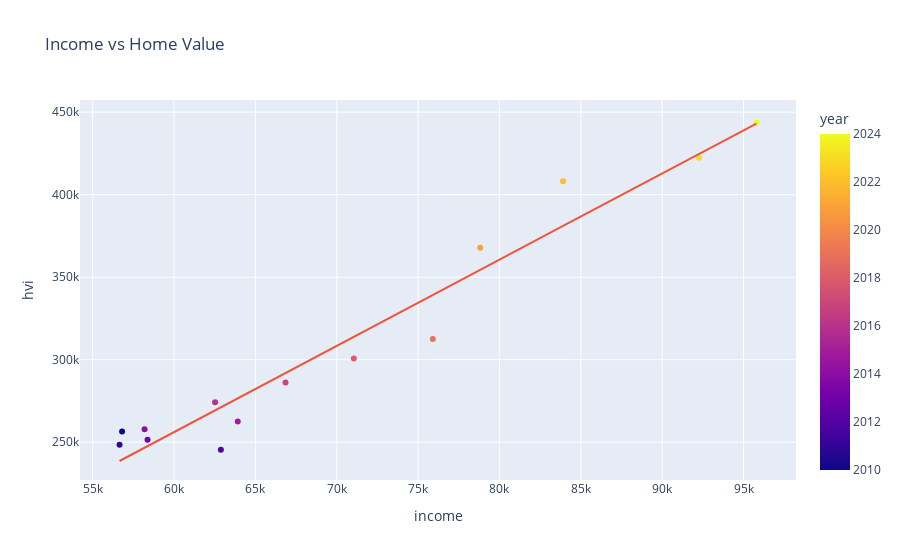

Notebook source saved alongside this figure:
### Code cell
fig_scatter.show()

### Figure 1 — Plotly figure (JSON) as saved in the notebook; plotly's stock layout.template omitted (floating-point values rounded to 4 significant figures)
{"data": [{"hovertemplate": "income=%{x}<br>hvi=%{y}<br>year=%{marker.color}<extra></extra>", "legendgroup": "", "marker": {"color": [2010, 2011, 2012, 2013, 2014, 2015, 2016, 2017, 2018, 2019, 2021, 2022, 2023, 2024], "coloraxis": "coloraxis", "symbol": "circle"}, "mode": "markers", "name": "", "orientation": "v", "showlegend": false, "type": "scatter", "x": [56810.0, 56650.0, 62880.0, 58380.0, 58190.0, 63920.0, 62520.0, 66850.0, 71050.0, 75910.0, 78820.0, 83910.0, 92260.0, 95800.0], "xaxis": "x", "y": [256400.0, 248500.0, 245400.0, 251400.0, 257900.0, 262500.0, 274100.0, 286200.0, 300700.0, 312500.0, 367800.0, 408100.0, 422300.0, 443600.0], "yaxis": "y"}, {"hovertemplate": "<b>OLS trendline</b><br>hvi = 5.22497 * income + -57406.8<br>R<sup>2</sup>=0.949655<br><br>income=%{x}<br>hvi=%{y} <b>(trend)</b><extra></extra>", "legendgroup": "", "marker": {"symbol": "circle"}, "mode": "lines", "name": "", "showlegend": false, "type": "scatter", "x": [56650.0, 56810.0, 58190.0, 58380.0, 62520.0, 62880.0, 63920.0, 66850.0, 71050.0, 75910.0, 78820.0, 83910.0, 92260.0, 95800.0], "xaxis": "x", "y": [238600.0, 239400.0, 246600.0, 247600.0, 269300.0, 271100.0, 276600.0, 291900.0, 313800.0, 339200.0, 354400.0, 381000.0, 424700.0, 443100.0], "yaxis": "y"}], "layout": {"coloraxis": {"colorbar": {"title": {"text": "year"}}, "colorscale": [[0, "#0d0887"], [0.1111, "#46039f"], [0.2222, "#7201a8"], [0.3333, "#9c179e"], [0.4444, "#bd3786"], [0.5556, "#d8576b"], [0.6667, "#ed7953"], [0.7778, "#fb9f3a"], [0.8889, "#fdca26"], [1, "#f0f921"]]}, "legend": {"tracegroupgap": 0}, "title": {"text": "Income vs Home Value"}, "xaxis": {"anchor": "y", "domain": [0, 1], "title": {"text": "income"}}, "yaxis": {"anchor": "x", "domain": [0, 1], "title": {"text": "hvi"}}}}
